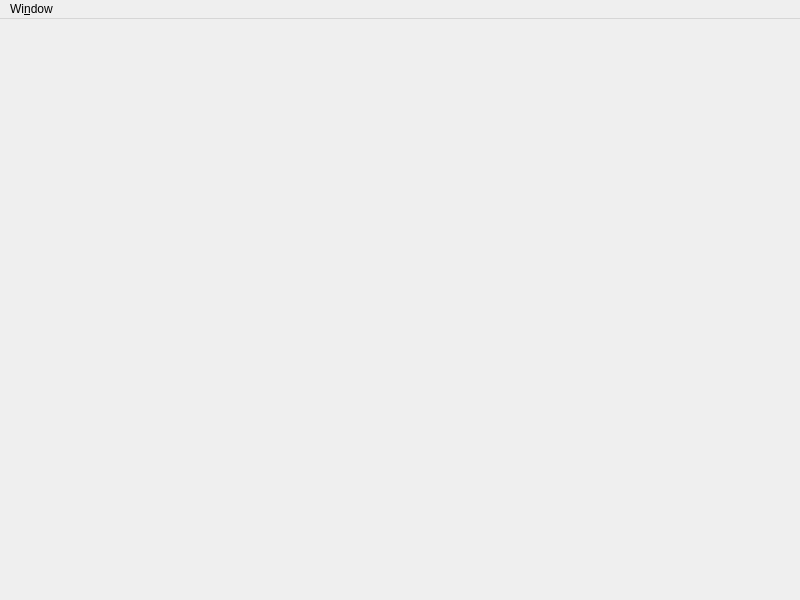
<?xml version="1.0" encoding="UTF-8"?>
<ui version="4.0">
 <class>SecondaryWindow</class>
 <widget class="QMainWindow" name="SecondaryWindow">
  <property name="geometry">
   <rect>
    <x>0</x>
    <y>0</y>
    <width>800</width>
    <height>600</height>
   </rect>
  </property>
  <property name="windowTitle">
   <string>Whiteboard slave</string>
  </property>
  <widget class="SlaveBoard" name="slaveBoard">
   <layout class="QVBoxLayout" name="verticalLayout">
    <property name="spacing">
     <number>0</number>
    </property>
    <property name="leftMargin">
     <number>0</number>
    </property>
    <property name="topMargin">
     <number>0</number>
    </property>
    <property name="rightMargin">
     <number>0</number>
    </property>
    <property name="bottomMargin">
     <number>0</number>
    </property>
   </layout>
  </widget>
  <widget class="QMenuBar" name="menubar">
   <property name="geometry">
    <rect>
     <x>0</x>
     <y>0</y>
     <width>800</width>
     <height>34</height>
    </rect>
   </property>
   <widget class="QMenu" name="menuWindow">
    <property name="title">
     <string>Wi&amp;ndow</string>
    </property>
    <addaction name="actionFull_screen"/>
   </widget>
   <addaction name="menuWindow"/>
  </widget>
  <action name="actionFull_screen">
   <property name="text">
    <string>&amp;Full screen</string>
   </property>
   <property name="shortcut">
    <string>F5</string>
   </property>
  </action>
  <action name="actionExitFullScreen">
   <property name="text">
    <string>ExitFullScreen</string>
   </property>
   <property name="shortcut">
    <string>Esc</string>
   </property>
  </action>
 </widget>
 <customwidgets>
  <customwidget>
   <class>SlaveBoard</class>
   <extends>QWidget</extends>
   <header>SlaveBoard.h</header>
   <container>1</container>
  </customwidget>
 </customwidgets>
 <resources/>
 <connections>
  <connection>
   <sender>actionFull_screen</sender>
   <signal>triggered()</signal>
   <receiver>SecondaryWindow</receiver>
   <slot>toggleFullScreen()</slot>
   <hints>
    <hint type="sourcelabel">
     <x>-1</x>
     <y>-1</y>
    </hint>
    <hint type="destinationlabel">
     <x>399</x>
     <y>299</y>
    </hint>
   </hints>
  </connection>
  <connection>
   <sender>actionExitFullScreen</sender>
   <signal>triggered()</signal>
   <receiver>SecondaryWindow</receiver>
   <slot>exitFullScreen()</slot>
   <hints>
    <hint type="sourcelabel">
     <x>-1</x>
     <y>-1</y>
    </hint>
    <hint type="destinationlabel">
     <x>399</x>
     <y>299</y>
    </hint>
   </hints>
  </connection>
 </connections>
 <slots>
  <slot>toggleFullScreen()</slot>
  <slot>exitFullScreen()</slot>
 </slots>
</ui>
